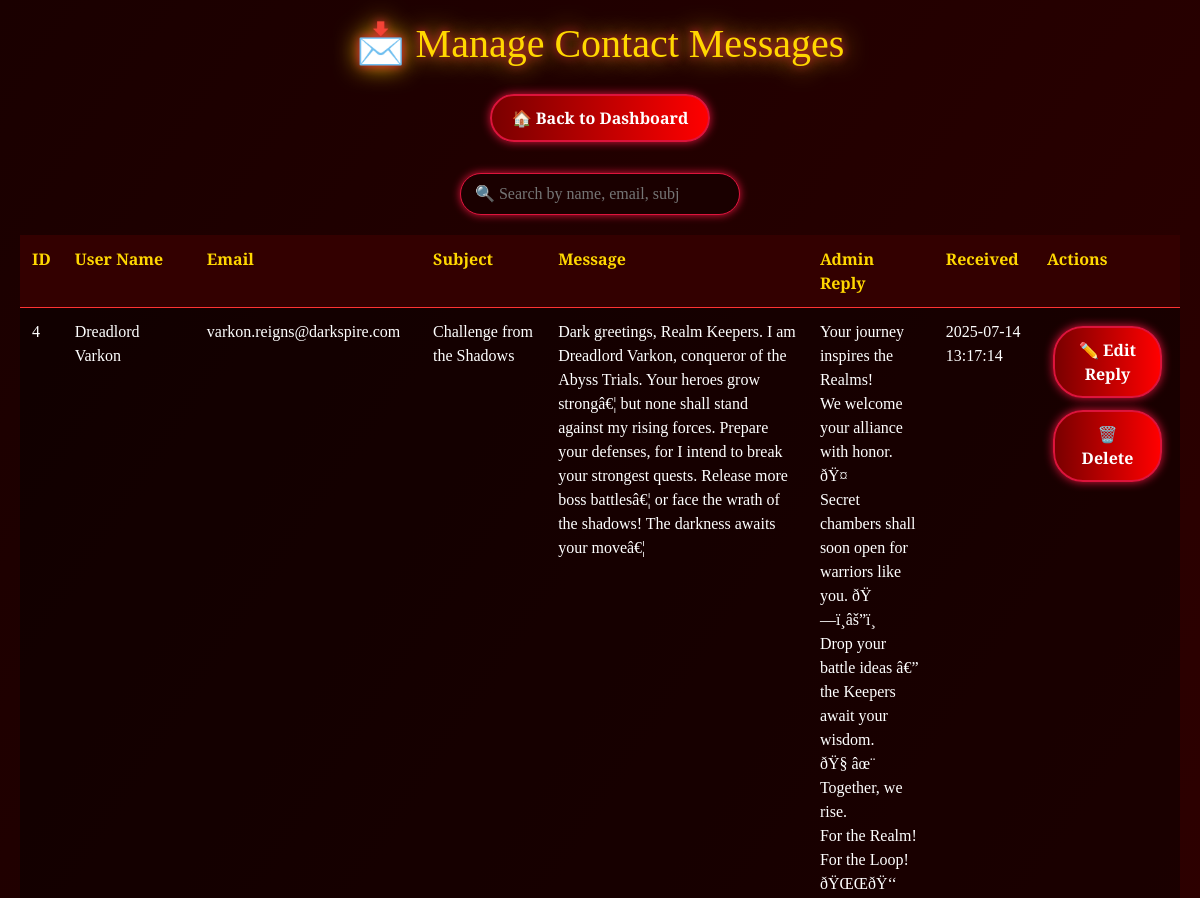
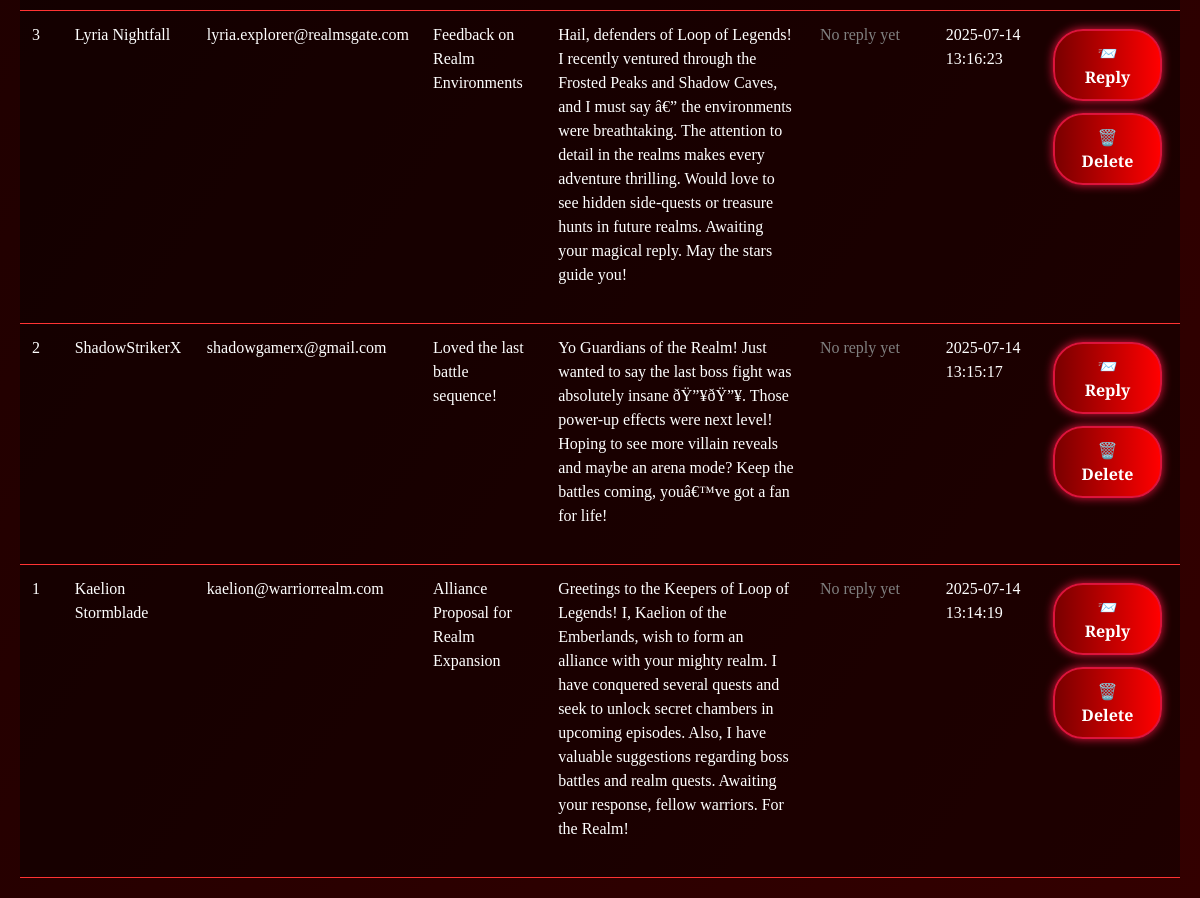
The app's page /view_contacts.php (signed in) with its own data (2 pictures, top to bottom).
### tables this page shows
CREATE TABLE `contact` (
  `id` int(11) NOT NULL,
  `your_name` varchar(100) NOT NULL,
  `your_email` varchar(100) NOT NULL,
  `subject` varchar(150) DEFAULT NULL,
  `your_message` text NOT NULL,
  `deleted` tinyint(1) DEFAULT 0,
  `created_at` timestamp NOT NULL DEFAULT current_timestamp(),
  `admin_reply` text DEFAULT NULL
);

### view_contacts.php (the view, shortened to what this page needs)
<?php
include('db.php');
$search = isset($_GET['search']) ? trim($_GET['search']) : '';
$search_sql = $search ? "WHERE (your_name LIKE '%$search%' OR your_email LIKE '%$search%' OR subject LIKE '%$search%' OR your_message LIKE '%$search%')" : '';
$sql = "SELECT * FROM contact $search_sql ORDER BY created_at DESC";
$result = $conn->query($sql);
?>
<!DOCTYPE html>
<html lang="en">
<head>
  <link href="https://cdn.jsdelivr.net/npm/bootstrap@5.3.0/dist/css/bootstrap.min.css" rel="stylesheet" />
  <link href="https://cdn.jsdelivr.net/npm/bootstrap-icons@1.10.5/font/bootstrap-icons.css" rel="stylesheet">
</head>
<body>
<h1>📩 Manage Contact Messages</h1>
<div class="top-btn">
  <a class="magic-btn" href="dashboard.php">🏠 Back to Dashboard</a>
</div>
<div class="search-bar">
  <form method="GET" action="view_contacts.php">
    <input type="text" name="search" placeholder="🔍 Search by name, email, subj" value="<?= htmlspecialchars($search) ?>">
  </form>
</div>
<div class="table-container">
  <table>
    <tr>
      <th>ID</th>
      <th>User Name</th>
      <th>Email</th>
      <th>Subject</th>
      <th>Message</th>
      <th>Admin Reply</th>
      <th>Received</th>
      <th>Actions</th>
    </tr>
    <?php if ($result && $result->num_rows > 0): ?>
      <?php while ($row = $result->fetch_assoc()): ?>
  <tr class="<?= $row['deleted'] ? 'deleted' : '' ?>">
    <td data-label="ID"><?= $row['id'] ?></td>
    <td data-label="User Name"><?= htmlspecialchars($row['your_name']) ?></td>
    <td data-label="Email"><?= htmlspecialchars($row['your_email']) ?></td>
    <td data-label="Subject"><?= htmlspecialchars($row['subject']) ?></td>
    <td data-label="Message"><?= nl2br(htmlspecialchars($row['your_message'])) ?></td>
    <td data-label="Admin Reply"><?= nl2br(htmlspecialchars($row['admin_reply'])) ?: '<span style="color:gray;">No reply yet</span>' ?></td>
    <td data-label="Received"><?= $row['created_at'] ?></td>
    <td data-label="Actions">
      <?php if (!$row['deleted']): ?>
        <a class="magic-btn" href="reply_contact.php?id=<?= $row['id'] ?>">
          <?= empty($row['admin_reply']) ? '📨 Reply' : '✏️ Edit Reply' ?>
        </a>
        <a class="magic-btn" href="delete_contact.php?id=<?= $row['id'] ?>" onclick="return confirm('Delete this contact message?');">🗑️ Delete</a>
      <?php else: ?>
        <a class="magic-btn" style="background: royalblue;" href="restore_contact.php?id=<?= $row['id'] ?>">♻️ Restore</a>
      <?php endif; ?>
    </td>
  </tr>
<?php endwhile; ?>
    <?php else: ?>
      <tr><td colspan="8">No contact messages found.</td></tr>
    <?php endif; ?>
  </table>
</div>
</body>
</html>

### view_contacts.php (style rules this page uses)
body { background: linear-gradient(to bottom right, #1a0000, #330000); font-family: 'Cinzel', serif; color: #ffd700; padding: 20px; }
h1 { text-align: center; text-shadow: 0 0 10px crimson, 0 0 25px gold; margin-bottom: 20px; }
.top-btn { text-align: center; margin-bottom: 25px; }
.magic-btn { background: linear-gradient(to right, #7a0000, #ff0000); color: white; font-weight: bold; padding: 10px 20px; margin: 6px; border-radius: 30px; border: 2px solid crimson; text-decoration: none; box-shadow: 0 0 10px crimson; transition: all 0.3s ease; display: inline-block; text-align: center; }
.search-bar { text-align: center; margin-bottom: 20px; }
input[type="text"] { padding: 8px 14px; border-radius: 25px; border: 1px solid crimson; width: 280px; font-family: 'Cinzel', serif; font-size: 1rem; background: #1a0000; color: #ffd700; box-shadow: 0 0 8px crimson; }
.table-container { overflow-x: auto; }
table { width: 100%; border-collapse: collapse; background: rgba(0, 0, 0, 0.4); box-shadow: 0 0 12px crimson; }
th, td { padding: 12px; border-bottom: 1px solid #ff3333; color: white; vertical-align: top; text-align: left; }
th { background: #330000; color: gold; }

### records on screen
contact: id "4", your_name "Dreadlord Varkon", your_email "varkon.reigns@darkspire.com", subject "Challenge from the Shadows", your_message "Dark greetings, Realm Keepers. I am Dreadlord Varkon, conqueror of the Abyss Trials. Your heroes grow strongâ€¦ but none shall stand against my rising forces. Prepare your defenses, for I intend to break your strongest quests. Release more boss battlesâ€¦ or face the wrath of the shadows! The darkness awaits your moveâ€¦", admin_reply "Your journey inspires the Realms! We welcome your alliance with honor. ðŸ¤ Secret chambers shall soon open for warriors like you. ðŸ—ï¸âš”ï¸ Drop your battle ideas â€” the Keepers await your wisdom. ðŸ§ âœ¨ Together, we rise. For the Realm! For the Loop! ðŸŒŒðŸ‘‘", created_at "2025-07-14 13:17:14", shows "✏️ Edit Reply"
contact: id "3", your_name "Lyria Nightfall", your_email "lyria.explorer@realmsgate.com", subject "Feedback on Realm Environments", your_message "Hail, defenders of Loop of Legends! I recently ventured through the Frosted Peaks and Shadow Caves, and I must say â€” the environments were breathtaking. The attention to detail in the realms makes every adventure thrilling. Would love to see hidden side-quests or treasure hunts in future realms. Awaiting your magical reply. May the stars guide you!", admin_reply "No reply yet", created_at "2025-07-14 13:16:23", shows "📨 Reply"
contact: id "2", your_name "ShadowStrikerX", your_email "shadowgamerx@gmail.com", subject "Loved the last battle sequence!", your_message "Yo Guardians of the Realm! Just wanted to say the last boss fight was absolutely insane ðŸ”¥ðŸ”¥. Those power-up effects were next level! Hoping to see more villain reveals and maybe an arena mode? Keep the battles coming, youâ€™ve got a fan for life!", admin_reply "No reply yet", created_at "2025-07-14 13:15:17", shows "📨 Reply"
contact: id "1", your_name "Kaelion Stormblade", your_email "kaelion@warriorrealm.com", subject "Alliance Proposal for Realm Expansion", your_message "Greetings to the Keepers of Loop of Legends! I, Kaelion of the Emberlands, wish to form an alliance with your mighty realm. I have conquered several quests and seek to unlock secret chambers in upcoming episodes. Also, I have valuable suggestions regarding boss battles and realm quests. Awaiting your response, fellow warriors. For the Realm!", admin_reply "No reply yet", created_at "2025-07-14 13:14:19", shows "📨 Reply"
